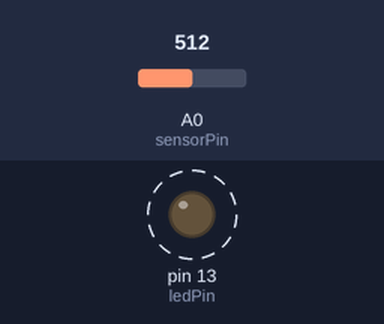
Bench run of a sketch on a simulated Arduino Uno, built with avr-gcc and run on an emulated ATmega328P. Parts: output pins drawn as LEDs (lit = HIGH). Dashed ring = blinking. The test bench sets the inputs (shaded band); at power-on: A0 (sensorPin) = 512.

Above: at 1.8 s.
1.9 s: A0 (sensorPin) set to 0
At 3.3 s:
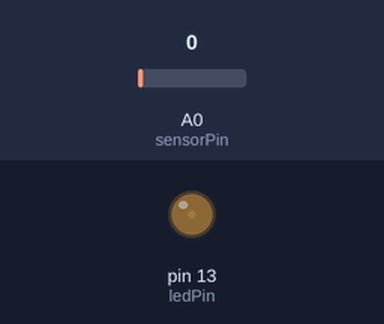
3.6 s: A0 (sensorPin) set to 122
At 3.9 s:
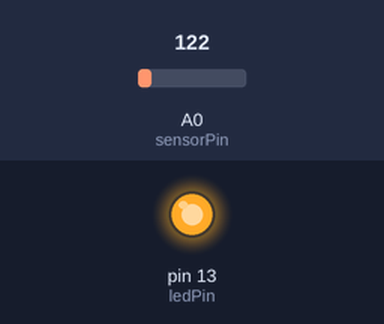
Timing chart, 0 to 13.1 s (numbered marks = the images above; inputs shaded):
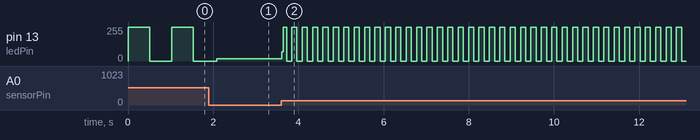

Measured:
- after the input at 3.6 s, pin 13 (ledPin): 16/255 → 68/255 at once, then moves between 0/255 and 255/255, repeating every 0.24 s
- by itself, pin 13 (ledPin): alternates 255/255 for 0.51 s and 0/255 for 0.51 s

The sketch:

Example_4_Variable_Resistor_sensor.ino
```cpp
//Example_4_Variable_Resistor_sensor
const int sensorPin = A0;
const int ledPin = 13;
int sensorValue;

void setup( )
{
  pinMode(ledPin, OUTPUT);
}
void loop ( )
{
  sensorValue = analogRead(sensorPin);
  digitalWrite(ledPin, HIGH);
  delay(sensorValue);
  digitalWrite(ledPin, LOW);
  delay(sensorValue);
}
```
